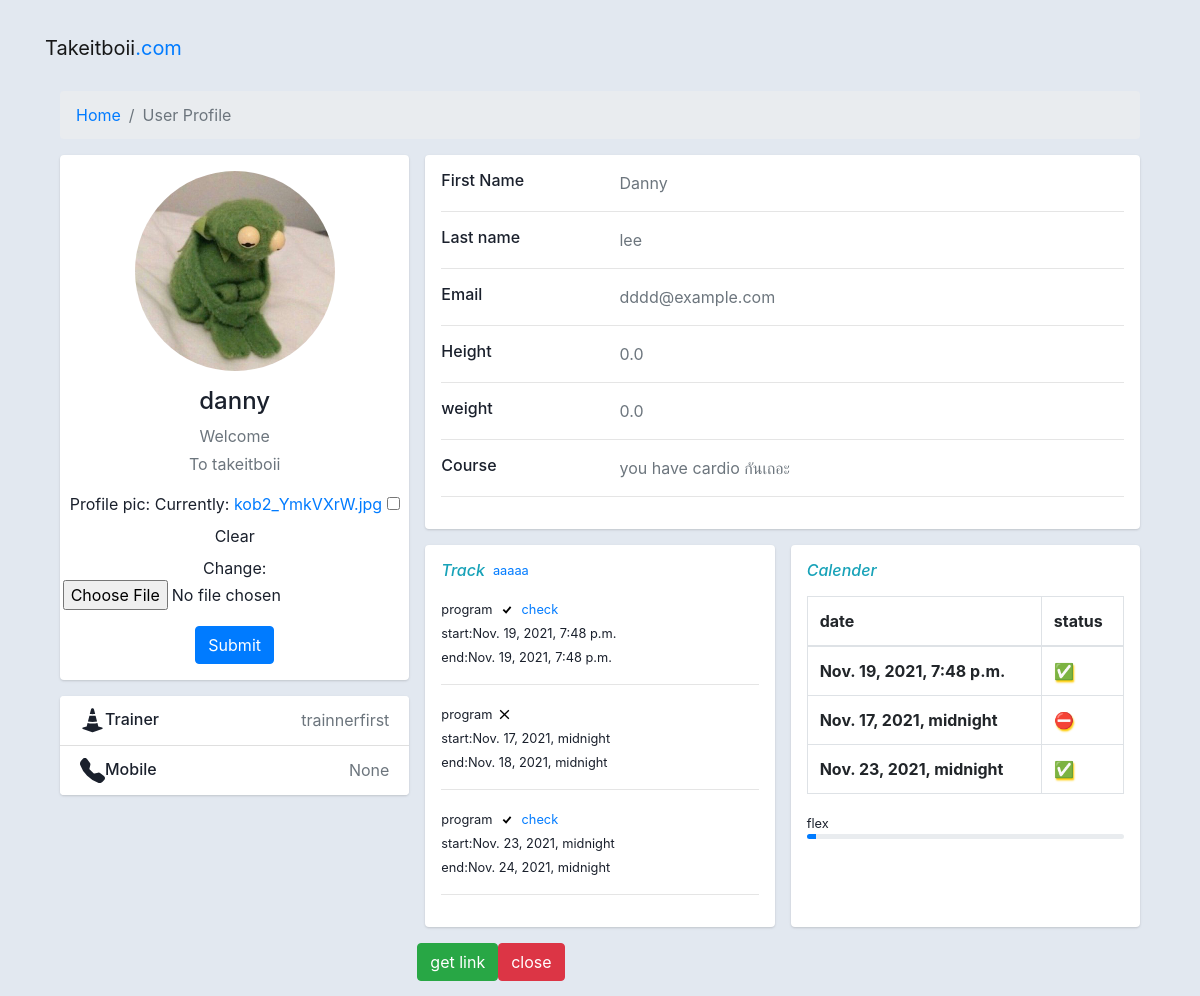
Screenshot of /Users/ (signed in) with the database file from the repository.
### Users/models.py (models this page shows, shortened)
class Customer(models.Model):
    user = models.OneToOneField(User, on_delete=models.CASCADE, blank=True)
    owned = models.ForeignKey('Courses.Course', on_delete=models.CASCADE,
                              blank=True, related_name="study", null=True)
    weight = models.FloatField(default=0)
    height = models.FloatField(default=0)
    bmi = models.FloatField(default=0)
    trainer = models.ForeignKey('Trainer.Trainer', on_delete=models.CASCADE,related_name="my_trainer", null=True, blank=True)
    track_customer = models.OneToOneField(
        'Tracking.Tracks', related_name="tracks_owner", on_delete=models.SET_NULL, null=True, blank=True)
    profile_pic = models.ImageField(null=True, blank=True, default="user_default_pic.jfif")
    last_login = models.DateTimeField(auto_now=False, auto_now_add=True)

### Courses/models.py (models this page shows, shortened)
class Course(models.Model):
    name = models.CharField(max_length=500)
    info = models.CharField(max_length=500)
    teach = models.ManyToManyField(
        'Trainer.Trainer', related_name="teacher", blank=False)
    days = models.PositiveIntegerField(default=0)
    pic = models.ImageField(null=True, blank=True,default="default-image.png")

### Tracking/models.py (models this page shows, shortened)
class Program(models.Model):
    start_date = models.DateTimeField(auto_now=False, auto_now_add=False)
    end_date = models.DateTimeField()
    objective = models.ManyToManyField(Workout,related_name="workout")
    day = models.IntegerField(default=0)
    status = models.BooleanField(default=False)
    enable_check = models.BooleanField(default=True)

### Users/views.py (the view)
# urls.py: path("",views.index,name="workout"),
def index(request):
    if not request.user.is_authenticated:
        return HttpResponseRedirect(reverse("Users:login"))
    else:
        try:
            checkTr = Trainer.objects.get(user=request.user)
        except Trainer.DoesNotExist:
            checkTr = None
        if checkTr is not None:
            return HttpResponseRedirect(reverse("Trainer:index"))
        else:
            Customer1 = request.user.customer
            form = CustomerForm(instance=Customer1)
            tr = get_object_or_404(Customer, user=request.user).trainer
            tr_name = "None"
            cus_track = "None"
            cus_tracks_program = "None"
            cus_tracks_objective = "None"
            check_program_none = 0
            check_workout = "None"
            if tr is not None:
                tr_name = tr.user
                cus_track_join = get_object_or_404(
                    Customer, user=request.user).track_customer
                if cus_track_join is not None:
                    check_program_none = 1
                    cus_tracks_program = get_object_or_404(
                        Tracks, id=cus_track_join.id).day_program.all()
                    check_day_program_length = len(cus_tracks_program)
                    thisday = datetime.datetime.now()
                    print(f"thisday: {thisday}")
                    temp = []
                    for i in cus_tracks_program:
                        check = date_compare(i.end_date)
                        if not check:
                            i.enable_check = False
                        print(i.end_date)
                        print(i.enable_check)
                        cus_tracks_objective = get_object_or_404(
                            Program, id=i.id).objective.all()
                        print("cus")
                        print(cus_tracks_program)
                        check_workout_length = len(cus_tracks_objective)
                        check_workout_finish = 0
                        workout = [i]
                        check_workout = []
                        for x in cus_tracks_objective:
                            workout.append(x)
                            if x.status:
                                check_workout_finish += 1
                        if check_workout_finish != check_workout_length:
                            check_workout.append(0)
                        else:
                            check_workout.append(1)
                        temp.append(workout)
            if request.method == 'POST':
                form = CustomerForm(
                    request.POST, request.FILES, instance=Customer1)
                if form.is_valid():
                    form.save()
            context = {'form': form,
                       'trainer': tr_name,
                       'program': cus_tracks_program, "workout":  temp,
                       "program_check": check_program_none,
                       "check_workout": check_workout,
                       }
        return render(request, "users/userprofile.html", context)

### Users/templates/users/userprofile.html (shortened to what this page needs)
<!DOCTYPE html>
<html>
<head>
    <link rel="stylesheet" href="https://stackpath.bootstrapcdn.com/bootstrap/4.3.1/css/bootstrap.min.css"
>
</head>
<body>
    <nav class="navbar navbar-expand-lg navbar-light">
        <div class="container">
            <a href="{% url 'home:index' %}" class="navbar-brand">Takeitboii<span class="text-primary">.com</span></a>
        </div>
    </nav>
    <div class="container">
        <div class="main-body">
            <nav aria-label="breadcrumb" class="main-breadcrumb">
                <ol class="breadcrumb">
                    <li class="breadcrumb-item"><a href="{% url 'home:index' %}">Home</a></li>
                    <li class="breadcrumb-item active" aria-current="page">User Profile</li>
                </ol>
            </nav>
            <div class="row gutters-sm">
                <div class="col-md-4 mb-3">
                    <div class="card">
                        <div class="card-body">
                            <div class="d-flex flex-column align-items-center text-center">
                                {% if request.user.customer.profile_pic %}
                                <img class='profile-pic' src='{{request.user.customer.profile_pic.url}}'>
                                {% else %}
                                <img class='profile-pic' src='/static/images/user_default_pic.jfif'>
                                {% endif %}
                                <div class="mt-3">
                                    <h4> {{request.user.username}}</h4>
                                    <p class="text-secondary mb-1">Welcome </p>
                                    <p class="text-muted font-size-sm">To takeitboii</p>
                                    <div class="col-md-p">
                                        <form method="POST" action="" enctype="multipart/form-data">
                                            {{ form.as_p }}
                                            <input class="btn btn-primary" type="submit" name="Update picture">
                                        </form>
                                    </div>
                                </div>
                            </div>
                        </div>
                    </div>
                    <div class="card mt-3">
                        <ul class="list-group list-group-flush">
                            <li class="list-group-item d-flex justify-content-between align-items-center flex-wrap">
                                <h6 class="mb-0">Trainer </h6>
                                <span class="text-secondary"> {{trainer}} </span>
                            </li>
                            <li class="list-group-item d-flex justify-content-between align-items-center flex-wrap">
                                <h6 class="mb-0">Mobile</h6>
                                <span class="text-secondary">None</span>
                            </li>
                        </ul>
                    </div>
                </div>
                <div class="col-md-8">
                    <div class="card mb-3">
                        <div class="card-body">
                            <div class="row">
                                <div class="col-sm-3">
                                    <h6 class="mb-0">First Name</h6>
                                </div>
                                <div class="col-sm-9 text-secondary">
                                    {{request.user.first_name}}
                                </div>
                            </div>
                            <hr>
                            <div class="row">
                                <div class="col-sm-3">
                                    <h6 class="mb-0">Last name</h6>
                                </div>
                                <div class="col-sm-9 text-secondary">
                                    {{request.user.last_name}}
                                </div>
                            </div>
                            <hr>
                            <div class="row">
                                <div class="col-sm-3">
                                    <h6 class="mb-0">Email</h6>
                                </div>
                                <div class="col-sm-9 text-secondary">
                                    {{request.user.email}}
                                </div>
                            </div>
                            <hr>
                            <div class="row">
                                <div class="col-sm-3">
                                    <h6 class="mb-0">Height</h6>
                                </div>
                                <div class="col-sm-9 text-secondary">
                                    {{request.user.customer.height}}
                                </div>
                            </div>
                            <hr>
                            <div class="row">
                                <div class="col-sm-3">
                                    <h6 class="mb-0">weight</h6>
                                </div>
                                <div class="col-sm-9 text-secondary">
                                    {{request.user.customer.weight}}
                                </div>
                            </div>
                            <hr>
                            <div class="row">
                                <div class="col-sm-3">
                                    <h6 class="mb-0">Course</h6>
                                </div>
                                {% if request.user.customer.owned %}
                                <div class="col-sm-9 text-secondary">you have {{request.user.customer.owned.name}}</div>
                            {% endif %}
                        </div>
                        <hr>
                    </div>
                </div>
                <div class="row gutters-sm">
                    <div class="col-sm-6 mb-3">
                        <div class="card h-100">
                            <div class="card-body">
                                <h6 class="d-flex align-items-center mb-3"><i
                                        class="material-icons text-info mr-2">Track</i>
                                    {% if program_check %}
                                    <small>
                                        <a href="{% url 'Users:edittrack'  %}">aaaaa</a></small>
                                    {%else%}
                                    <small>NO</small>
                                    {%endif%}
                                    {% if program_check %}
                                    {% for i in program %}
                                    <small>program</small>
                                    {% if i.status %}
                                    <svg width="20px" height="20px" viewBox="-81 0 512 512"
                                        xmlns="http://www.w3.org/2000/svg">
                                        <title>i-tick</title>
                                        <path d="M64 261L96 229 149 282 250 160 286 192 153 350 64 261Z" />
                                    </svg>
                                    {% else %}
                                    <svg width="15px" height="15px" viewBox="-28 0 512 512"
                                        xmlns="http://www.w3.org/2000/svg">
                                        <title>cancel</title>
                                        <path
                                            d="M64 388L196 256 64 124 96 92 228 224 360 92 392 124 260 256 392 388 360 420 228 288 96 420 64 388Z" />
                                    </svg>
                                    {% endif %}
                                    {% if i.enable_check %}
                                    <small>
                                        <a href="{% url 'Users:show_program' i.id %}">check</a></small>
                                        {% endif %}
                                        <br>
                                    <small>start:{{i.start_date}} </small><br>
                                    <small>end:{{i.end_date}}</small>
                                    <hr>
                                    {% endfor %}
                                    {%else %}
                                    <small>
                                        you didnt select course
                                    </small>
                                    {% endif %}
                            </div>
                        </div>
                    </div>
                    <div class="col-sm-6 mb-3">
                        <div class="card h-100">
                            <div class="card-body">
                                <h6 class="d-flex align-items-center mb-3"><i
                                        class="material-icons text-info mr-2">Calender </i></h6>
                                        <table class="table table-bordered">
                                            <thead>
                                                <tr>
                                                  <th scope="col">date</th>
                                                  <th scope="col">status</th>
                                                </tr>
                                              </thead>
                                              <tbody>
                                                {% if program_check %}
                                                {% for i in program %}
                                                <tr>
                                                  <th scope="row">{{i.start_date}}</th>
                                                {% if i.status == True %}
                                                <td style="text-shadow: 1px 2px 2px #FFCC00;;">&#9989</td>
                                                {% else %}
                                                <td style="text-shadow: 1px 2px 2px #FFCC00;">&#9940</td>
                                                {% endif %}
                                                </tr>
                                                {% empty %}
                                                <small> no program</small>
                                                {% endfor %}
                                                {% endif %}
                                              </tbody>
                                          </table>
                                <small>flex</small>
                                <div class="progress mb-3" style="height: 5px">
                                    <div class="progress-bar bg-primary" role="progressbar" style="width: 3%"
                                        aria-valuenow="66" aria-valuemin="0" aria-valuemax="100"></div>
                                </div>
                            </div>
                        </div>
                    </div>
                    <a class="btn btn-success" href="{% url 'Users:dd' %}" >get link</a> <h5 style="background-color: #fff;">{{link}}</h5>
                    <a class="btn btn-danger" href="{% url 'Users:userprofile' %}" >close</a>
                </div>
            </div>
        </div>
    </div>
</body>
</html>

### rows the page displays
Program: status True (drawn), enable_check "check", start_date "Nov. 19, 2021, 7:48 p.m.", end_date "Nov. 19, 2021, 7:48 p.m."
Program: status False (drawn), start_date "Nov. 17, 2021, midnight", end_date "Nov. 18, 2021, midnight"
Program: status True (drawn), enable_check "check", start_date "Nov. 23, 2021, midnight", end_date "Nov. 24, 2021, midnight"

### other values shown
{{ request.user.username }} "danny"
{{ trainer }} "trainnerfirst"
{{ request.user.first_name }} "Danny"
{{ request.user.last_name }} "lee"
{{ request.user.email }} "dddd@example.com"
{{ request.user.customer.height }} "0.0"
{{ request.user.customer.weight }} "0.0"
{{ request.user.customer.owned.name }} "cardio กันเถอะ"
